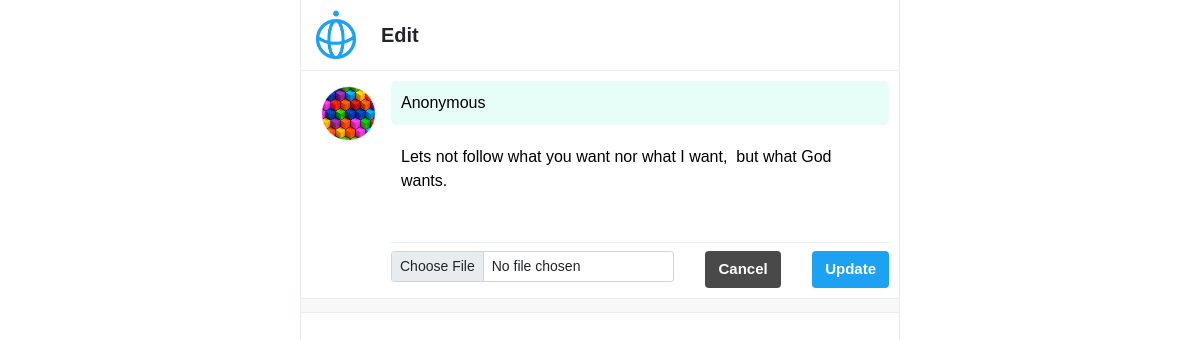
Screenshot of /tweetEditView/1/ with the database file from the repository.
### tweets/models.py (models this page shows)
class Tweet(models.Model):
  class Meta(object):
    db_table = 'tweet'
  name = models.CharField(
    'Name', blank=False, null=False, max_length=14, db_index=True, default='Anonymous'
  )
  body = models.CharField(
    'Body', blank=False, null=False, max_length=140, db_index=True
  )
  image = CloudinaryField(
    'image', blank=True, null=True
  )
  like_count = models.PositiveIntegerField(
    'Like Count', default=0, blank=True
  )
  created_at = models.DateTimeField(
    'Created Datetime', blank=True, auto_now_add=True
  )
  updated_at = models.DateTimeField(
    'Updated Datetime', blank=True, auto_now=True
  )

### tweets/views.py (the view)
# urls.py: path('tweetEditView/<int:tweet_id>/', tweetEditView),
def tweetEditView(request, tweet_id):
  tweet = Tweet.objects.get(id = tweet_id)
  if request.method == 'POST':
    form = TweetForm(request.POST, request.FILES, instance=tweet)
    if form.is_valid():
      form.save()
      return HttpResponseRedirect('/')
    else:
      print(form.errors)
  else:
    form = TweetForm
    return render(request, 'tweet_edit.html',
    {'tweet': tweet, 'form': form})

### templates/tweet_edit.html (shortened to what this page needs)
{% extends "base.html" %}
{% load util_tags %}
{% block content %}
<div class="main">
    <div class="main-header">
        <img src="{{ STATIC_URL }}img/logo-twitterblue.svg" class="logo" />
        <h1>Edit</h1>
    </div>
    <div class="tweet-post">
        <div class="my-icon">
            <img src="{{ STATIC_URL }}img/sample-icon.jpg" class="">
        </div>
        <div class="input-area">
            <form action="/tweetEditView/{{ tweet.id }}/" method="POST" enctype="multipart/form-data">
                <input type="text" name="name" placeholder="Your name" value="{{ tweet.name }}" maxlength="14" required>
                <textarea name="body" placeholder="What's happening?" maxlength="140" required>{{ tweet.body }}</textarea>
                <div class="bottom-area">
                    <div class="mb-0">
                        <input class="form-control form-control-sm" name="image" type="file">
                    </div>
                    <a href="/" class="btn btn-gray">Cancel</a>
                    <button class="btn" type="submit">Update</button>
                </div>
            </form>
        </div>
    </div>
    <div class="ditch"></div>
</div>
{% endblock %}

### static/css/style.css (style rules this page uses)
html, body { height: 100%; font-family: sans-serif; }
.btn { background-color: rgb(29, 161, 242); color: white; font-size: 15px; font-weight: bold; }
.btn-gray { color: white; background-color: rgb(73, 73, 73); }
a { font-size: 13px; color: rgb(29, 161, 242); text-decoration: none; }
a.btn-gray { color: white; }
.main { width: 100%; max-width: 600px; border-left: 1px solid rgb(235, 238, 240); border-right: 1px solid rgb(235, 238, 240); }
.main { text-align: left; }
.main .main-header { display: flex; justify-content: left; align-items: center; }
.main .main-header .logo { width: 50px; margin-right: 20px; }
.main .main-header h1 { font-size: 20px; line-height: 20px; margin-bottom: 0; font-weight: bold; }
.main .main-header { padding: 10px; border-bottom: 1px solid rgb(235, 238, 240); }
.home .tweet-post { display: flex; padding: 10px; }
.home .tweet-post .my-icon { width: 80px; padding: 5px 15px 10px 10px; }
.home .tweet-post .my-icon img { width: 100%; border-radius: 50%; border: 1px solid rgb(235, 238, 240); }
.home .tweet-post .input-area { width: calc(100% - 80px); flex-grow: 1; }
.home .tweet-post .input-area input[type=text] { border: 0px; width: 100%; background: #e6fef7; border-radius: 5px; margin-bottom: 10px; padding: 10px; }
.home .tweet-post .input-area textarea { border: 0px; padding: 10px; width: 100%; height: 100px; resize: none; }
.home .tweet-post .input-area .bottom-area { display: flex; flex-wrap: wrap; justify-content: space-between; border-top: 1px solid rgb(235, 238, 240); padding-top: 8px; }
.home .ditch { height: 15px; border-top: 1px solid rgb(235, 238, 240); border-bottom: 1px solid rgb(235, 238, 240); background-color: rgb(247, 248, 248); border-bottom: 1px solid rgb(235, 238, 240); }

### rows the page displays
Tweet: name "Anonymous", body "Lets not follow what you want nor what I want, but what God wants."
